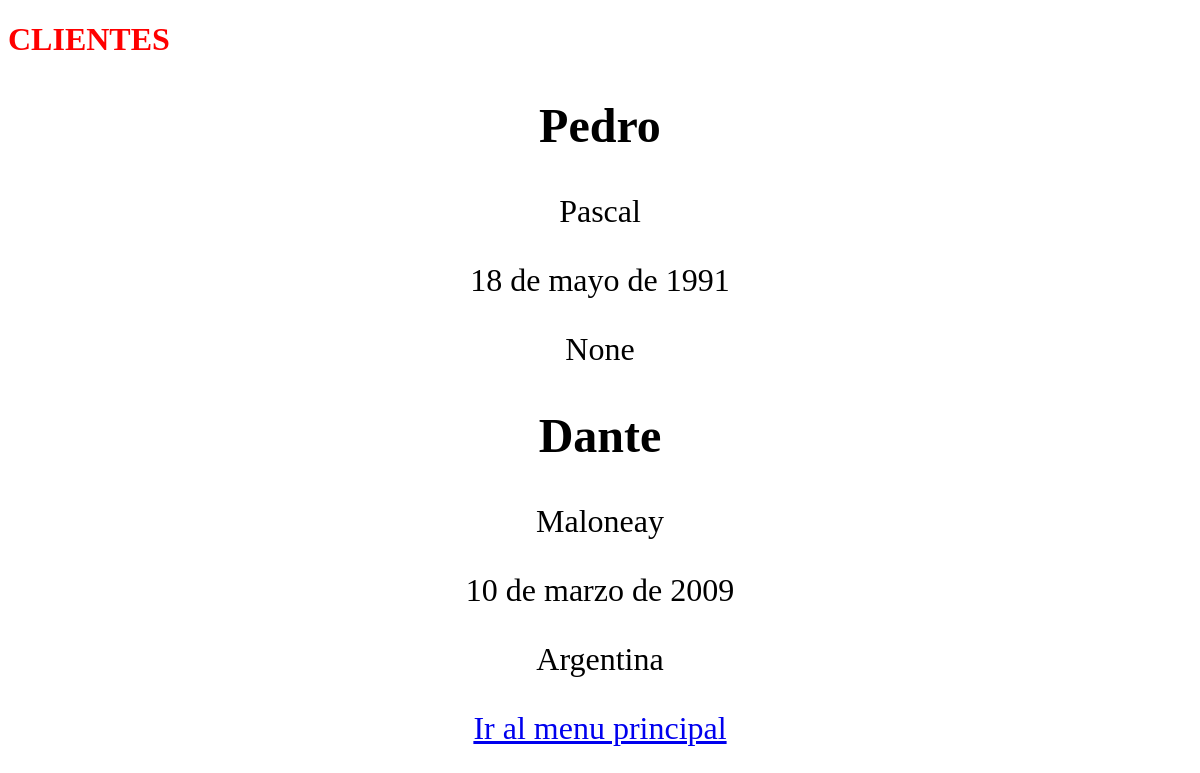
Before: /Cliente/ with the older database file.
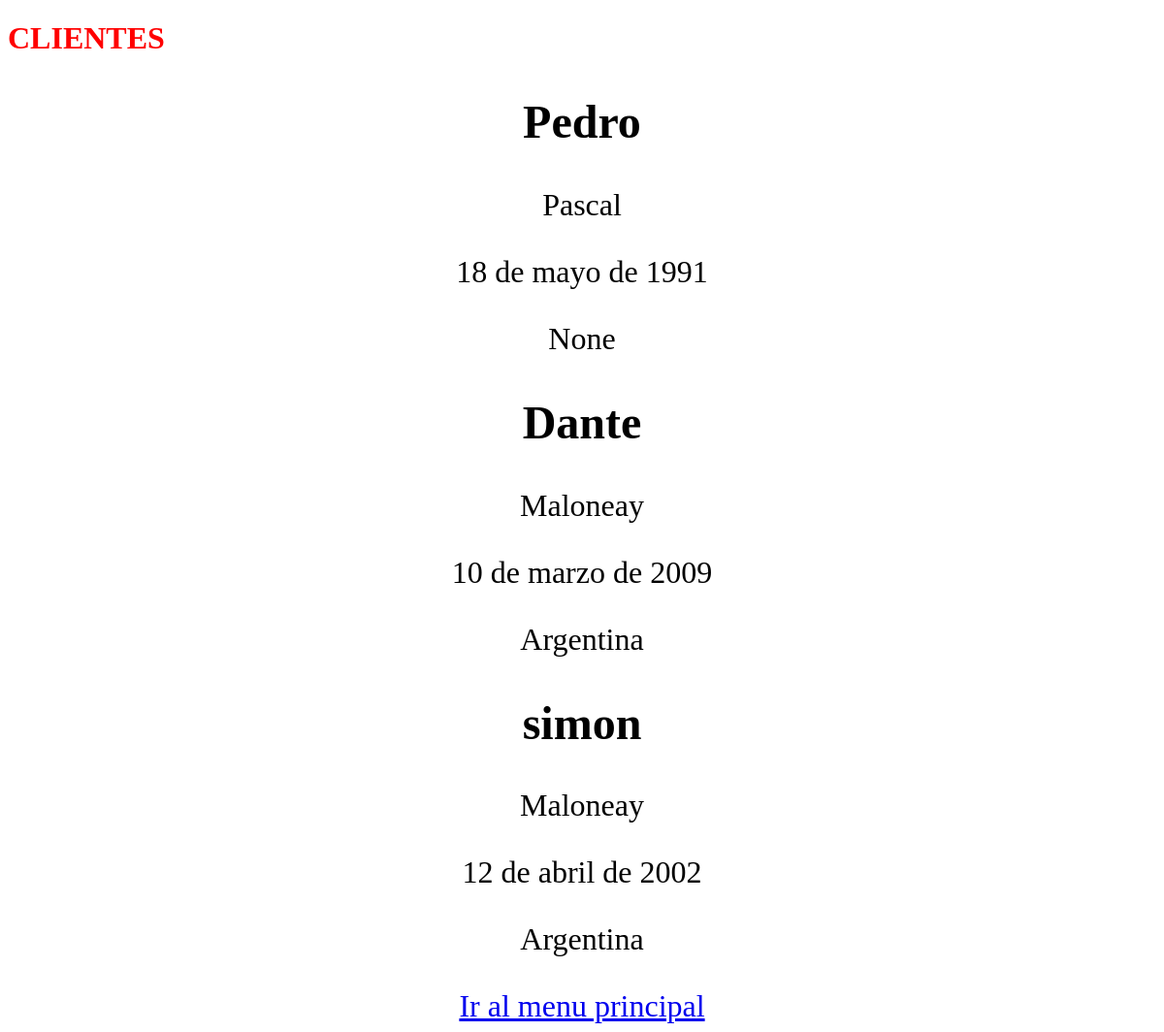
After: the same page with the newer database file.
### apps/Cliente/models.py (models this page shows, shortened)
class Cliente(models.Model):
    nombre = models.CharField(max_length=50)
    apellido = models.CharField(max_length=50)
    nacimiento = models.DateField(null=True)
    pais_origen_id = models.ForeignKey(Pais, on_delete=models.SET_NULL, null=True, blank=True)

class Pais(models.Model):
    nombre = models.CharField(max_length=50)
    def __str__(self):
        return self.nombre

### apps/Cliente/views.py (the view)
# urls.py: path('', home, name="home"),
def home(request):
    Clientes_registros= Cliente.objects.all()
    contexto={"Cliente": Clientes_registros}
    return render(request, "Cliente/index.html", contexto)

### apps/Cliente/templates/Cliente/index.html
{% extends 'Home/base.html' %}
{% block TITULO %}CLIENTES{% endblock TITULO %}
{% block CONTENIDO %}
    {% for Cliente in Cliente %}
        <h2>{{Cliente.nombre}}</h2>
        <p>{{Cliente.apellido}}</p>
        <p>{{Cliente.nacimiento}}</p>
        <p>{{Cliente.pais_origen_id}}</p>
    {% endfor %}
    <a href="{% url 'Home:home' %}">Ir al menu principal</a>
{% endblock CONTENIDO %}

Changed rows visible on the page:
added Cliente: nombre "simon", apellido "Maloneay", nacimiento "12 de abril de 2002", pais_origen_id "Argentina"
